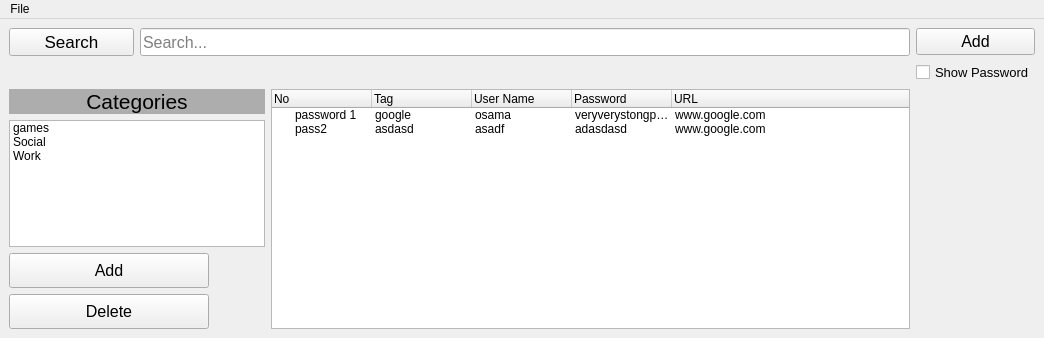
<?xml version="1.0" encoding="UTF-8"?>
<ui version="4.0">
 <class>MainWindow</class>
 <widget class="QMainWindow" name="MainWindow">
  <property name="geometry">
   <rect>
    <x>0</x>
    <y>0</y>
    <width>1044</width>
    <height>338</height>
   </rect>
  </property>
  <property name="windowTitle">
   <string>MainWindow</string>
  </property>
  <widget class="QWidget" name="centralwidget">
   <layout class="QGridLayout" name="gridLayout">
    <item row="2" column="0" colspan="2">
     <layout class="QVBoxLayout" name="verticalLayout">
      <item>
       <widget class="QLabel" name="label">
        <property name="palette">
         <palette>
          <active>
           <colorrole role="Button">
            <brush brushstyle="SolidPattern">
             <color alpha="255">
              <red>173</red>
              <green>173</green>
              <blue>173</blue>
             </color>
            </brush>
           </colorrole>
           <colorrole role="Base">
            <brush brushstyle="SolidPattern">
             <color alpha="255">
              <red>173</red>
              <green>173</green>
              <blue>173</blue>
             </color>
            </brush>
           </colorrole>
           <colorrole role="Window">
            <brush brushstyle="SolidPattern">
             <color alpha="255">
              <red>173</red>
              <green>173</green>
              <blue>173</blue>
             </color>
            </brush>
           </colorrole>
          </active>
          <inactive>
           <colorrole role="Button">
            <brush brushstyle="SolidPattern">
             <color alpha="255">
              <red>173</red>
              <green>173</green>
              <blue>173</blue>
             </color>
            </brush>
           </colorrole>
           <colorrole role="Base">
            <brush brushstyle="SolidPattern">
             <color alpha="255">
              <red>173</red>
              <green>173</green>
              <blue>173</blue>
             </color>
            </brush>
           </colorrole>
           <colorrole role="Window">
            <brush brushstyle="SolidPattern">
             <color alpha="255">
              <red>173</red>
              <green>173</green>
              <blue>173</blue>
             </color>
            </brush>
           </colorrole>
          </inactive>
          <disabled>
           <colorrole role="Button">
            <brush brushstyle="SolidPattern">
             <color alpha="255">
              <red>173</red>
              <green>173</green>
              <blue>173</blue>
             </color>
            </brush>
           </colorrole>
           <colorrole role="Base">
            <brush brushstyle="SolidPattern">
             <color alpha="255">
              <red>173</red>
              <green>173</green>
              <blue>173</blue>
             </color>
            </brush>
           </colorrole>
           <colorrole role="Window">
            <brush brushstyle="SolidPattern">
             <color alpha="255">
              <red>173</red>
              <green>173</green>
              <blue>173</blue>
             </color>
            </brush>
           </colorrole>
          </disabled>
         </palette>
        </property>
        <property name="font">
         <font>
          <pointsize>16</pointsize>
          <italic>false</italic>
         </font>
        </property>
        <property name="styleSheet">
         <string notr="true">background-color: rgb(173, 173, 173);</string>
        </property>
        <property name="text">
         <string>Categories</string>
        </property>
        <property name="alignment">
         <set>Qt::AlignCenter</set>
        </property>
       </widget>
      </item>
      <item>
       <widget class="QListWidget" name="catagoryList">
        <property name="sizePolicy">
         <sizepolicy hsizetype="Fixed" vsizetype="Expanding">
          <horstretch>0</horstretch>
          <verstretch>0</verstretch>
         </sizepolicy>
        </property>
        <item>
         <property name="text">
          <string>games</string>
         </property>
        </item>
        <item>
         <property name="text">
          <string>Social</string>
         </property>
        </item>
        <item>
         <property name="text">
          <string>Work</string>
         </property>
        </item>
       </widget>
      </item>
     </layout>
    </item>
    <item row="0" column="0">
     <widget class="QPushButton" name="searchPassword">
      <property name="font">
       <font>
        <pointsize>13</pointsize>
       </font>
      </property>
      <property name="text">
       <string>Search</string>
      </property>
     </widget>
    </item>
    <item row="0" column="1" colspan="2">
     <widget class="QLineEdit" name="search">
      <property name="sizePolicy">
       <sizepolicy hsizetype="Preferred" vsizetype="Preferred">
        <horstretch>0</horstretch>
        <verstretch>0</verstretch>
       </sizepolicy>
      </property>
      <property name="font">
       <font>
        <pointsize>12</pointsize>
       </font>
      </property>
      <property name="inputMask">
       <string/>
      </property>
      <property name="text">
       <string/>
      </property>
      <property name="placeholderText">
       <string>Search...</string>
      </property>
     </widget>
    </item>
    <item row="3" column="0" colspan="2">
     <widget class="QPushButton" name="addCatagory">
      <property name="sizePolicy">
       <sizepolicy hsizetype="Fixed" vsizetype="Fixed">
        <horstretch>0</horstretch>
        <verstretch>0</verstretch>
       </sizepolicy>
      </property>
      <property name="minimumSize">
       <size>
        <width>200</width>
        <height>35</height>
       </size>
      </property>
      <property name="maximumSize">
       <size>
        <width>200</width>
        <height>35</height>
       </size>
      </property>
      <property name="font">
       <font>
        <pointsize>12</pointsize>
        <weight>50</weight>
        <bold>false</bold>
       </font>
      </property>
      <property name="text">
       <string>Add</string>
      </property>
     </widget>
    </item>
    <item row="4" column="0" colspan="2">
     <widget class="QPushButton" name="deleteCatagory">
      <property name="sizePolicy">
       <sizepolicy hsizetype="Fixed" vsizetype="Fixed">
        <horstretch>0</horstretch>
        <verstretch>0</verstretch>
       </sizepolicy>
      </property>
      <property name="minimumSize">
       <size>
        <width>200</width>
        <height>35</height>
       </size>
      </property>
      <property name="maximumSize">
       <size>
        <width>200</width>
        <height>35</height>
       </size>
      </property>
      <property name="font">
       <font>
        <pointsize>12</pointsize>
        <weight>50</weight>
        <bold>false</bold>
       </font>
      </property>
      <property name="text">
       <string>Delete</string>
      </property>
     </widget>
    </item>
    <item row="0" column="4">
     <widget class="QPushButton" name="addPassword">
      <property name="font">
       <font>
        <pointsize>12</pointsize>
       </font>
      </property>
      <property name="text">
       <string>Add</string>
      </property>
     </widget>
    </item>
    <item row="2" column="2" rowspan="3">
     <widget class="QTreeWidget" name="passwordList">
      <column>
       <property name="text">
        <string>No</string>
       </property>
      </column>
      <column>
       <property name="text">
        <string>Tag</string>
       </property>
      </column>
      <column>
       <property name="text">
        <string>User Name</string>
       </property>
      </column>
      <column>
       <property name="text">
        <string>Password</string>
       </property>
      </column>
      <column>
       <property name="text">
        <string>URL</string>
       </property>
      </column>
      <item>
       <property name="text">
        <string>password 1</string>
       </property>
       <property name="text">
        <string>google</string>
       </property>
       <property name="text">
        <string>osama</string>
       </property>
       <property name="text">
        <string>veryverystongpassword</string>
       </property>
       <property name="text">
        <string>www.google.com</string>
       </property>
      </item>
      <item>
       <property name="text">
        <string>pass2</string>
       </property>
       <property name="text">
        <string>asdasd</string>
       </property>
       <property name="text">
        <string>asadf</string>
       </property>
       <property name="text">
        <string>adasdasd</string>
       </property>
       <property name="text">
        <string>www.google.com</string>
       </property>
      </item>
     </widget>
    </item>
    <item row="1" column="4">
     <widget class="QCheckBox" name="togglePass">
      <property name="font">
       <font>
        <pointsize>10</pointsize>
       </font>
      </property>
      <property name="text">
       <string>Show Password</string>
      </property>
     </widget>
    </item>
   </layout>
  </widget>
  <widget class="QMenuBar" name="menubar">
   <property name="geometry">
    <rect>
     <x>0</x>
     <y>0</y>
     <width>1044</width>
     <height>21</height>
    </rect>
   </property>
   <widget class="QMenu" name="menuSittings">
    <property name="title">
     <string>File</string>
    </property>
    <addaction name="actionSave"/>
   </widget>
   <addaction name="menuSittings"/>
  </widget>
  <action name="actionSave">
   <property name="text">
    <string>Save</string>
   </property>
  </action>
 </widget>
 <resources/>
 <connections/>
</ui>
